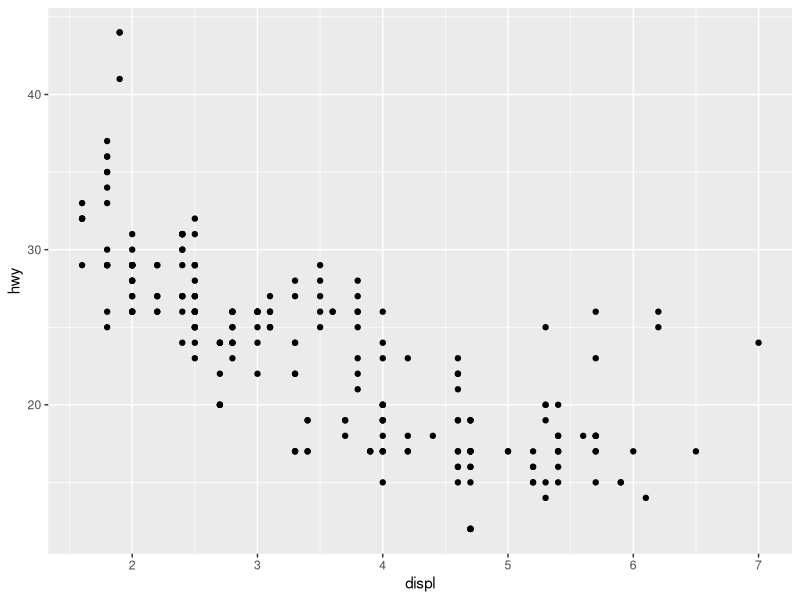
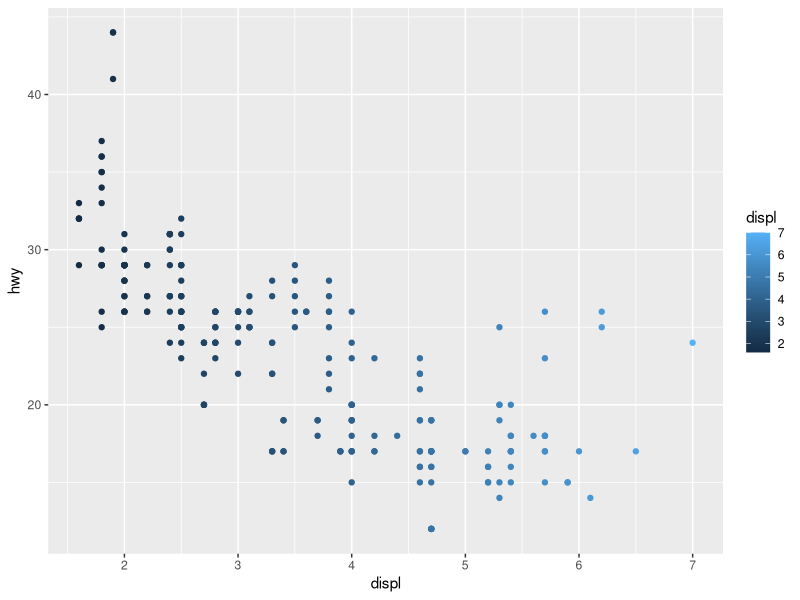
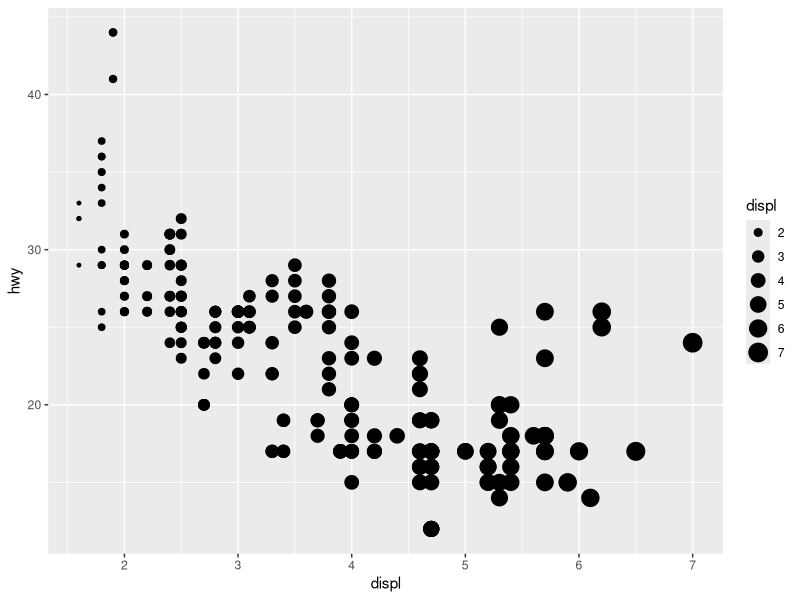
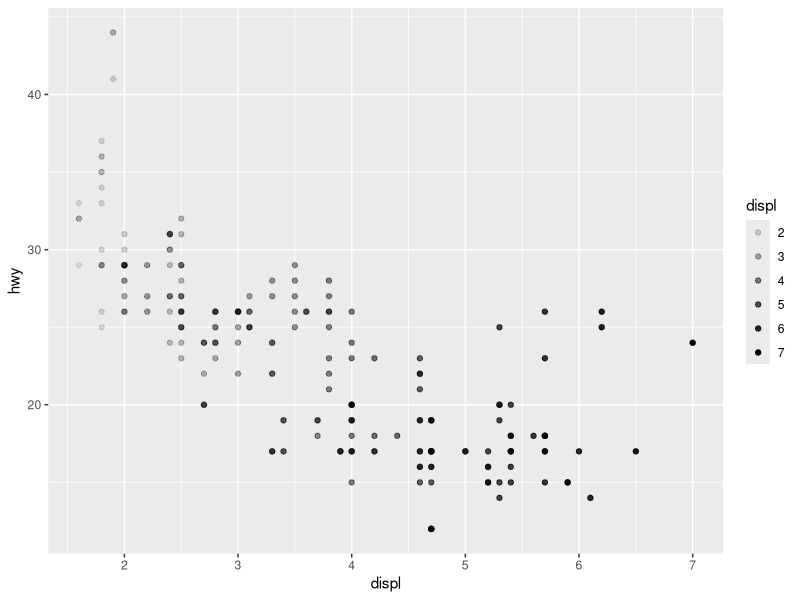

Reproduce these figures in R, in order. (Note: this script raises an error after producing the figures.)
install.packages("tidyverse")
library(tidyverse)
library(dplyr)

?mpg ## Displays information about the Dataset
ggplot(data = mpg) + ##erstellt ein Kordinatensystem für das Tibble
  geom_point(mapping = aes(x = displ, y = hwy)) ## Grafikebene von Bildpunkten wird hinzugefügt, basierend auf die ausgewählten Variablen des Tibbles

ggplot(data = mpg) + 
  geom_point(mapping = aes(x = displ, y = hwy, color = displ))##color ändert die Farbe der Bildpunkte orientiert an der Vorgabe einer nominalen Variable

ggplot(data = mpg) + 
  geom_point(mapping = aes(x = displ, y = hwy, size = displ))

ggplot(data = mpg) + 
  geom_point(mapping = aes(x = displ, y = hwy, alpha = displ))

ggplot(data = mpg) + 
  geom_point(mapping = aes(x = displ, y = hwy, shape = displ))


ggplot(data = mpg) + 
  geom_point(mapping = aes(x = displ, y = hwy)) +
  facet_grid(drv ~ .)

ggplot(data = mpg) + 
  geom_point(mapping = aes(x = displ, y = hwy)) +
  facet_grid(cyl ~ .)

ggplot(data = mpg) + 
  geom_point(mapping = aes(x = displ, y = hwy)) + 
  facet_grid(drv ~ cyl)

ggplot(data = mpg) + 
  geom_smooth(mapping = aes(x = displ, y = hwy))

ggplot(data = mpg) + 
  geom_smooth(mapping = aes(x = displ, y = hwy, linetype = drv))
ggplot(data = mpg) + 
  geom_point(mapping = aes(x = displ, y = hwy, color=class)) +
  geom_smooth(mapping = aes(x = displ, y = hwy, linetype=class))+
  facet_wrap(~class)

### Statistische Transformation
ggplot(data = diamonds) + 
  geom_bar(mapping = aes(x = cut))

ggplot(data = diamonds) + 
  stat_count(mapping = aes(x = cut))

ggplot(data = diamonds) + 
  geom_bar(mapping = aes(x = cut, y = after_stat(prop), group = 1))

ggplot(data = diamonds) + 
  stat_summary(
    mapping = aes(x = cut, y = depth),
    fun.min = min,
    fun.max = max,
    fun = median
  )

?stat_summary()

ggplot(data = diamonds) + 
  geom_bar(mapping = aes(x = cut, y = after_stat(prop)))
ggplot(data = diamonds) + 
  geom_bar(mapping = aes(x = cut, fill = color, y = after_stat(prop), group=1))

ggplot(data = diamonds) + 
  geom_bar(mapping = aes(x = cut, fill = clarity), position = "fill")

ggplot(data = mpg, mapping = aes(x = cty, y = hwy)) + 
  geom_point(position = "jitter")

bar <- ggplot(data = diamonds) + 
  geom_bar(
    mapping = aes(x = cut, fill = cut), 
    show.legend = FALSE,
    width = 1
  ) + 
  theme(aspect.ratio = 1) +
  labs(x = NULL, y = NULL)

bar + coord_flip()
bar + coord_polar()

smaller <- diamonds %>% filter(carat < 3)
ggplot(data = smaller, mapping = aes(x = carat, colour = cut)) +
  geom_freqpoly(binwidth = 0.1)


ggplot(data = mpg) +
  geom_boxplot(mapping = aes(x = reorder(class, hwy, FUN = median), y = hwy)) ### Mit Neusortierung

diamonds %>% 
  count(color, cut) %>%  
  ggplot(mapping = aes(x = color, y = cut)) +
  geom_tile(mapping = aes(fill = n))


ggplot(data = smaller) +
  geom_bin2d(mapping = aes(x = carat, y = price))

# install.packages("hexbin")
ggplot(data = smaller) +
  geom_hex(mapping = aes(x = carat, y = price))


library(modelr)


###Modellierung vornehmen
mod <- lm(log(price) ~ log(carat), data = diamonds)

diamonds2 <- diamonds %>% 
  add_residuals(mod) %>% 
  mutate(resid = exp(resid))

ggplot(mpg,aes(displ, cty)) + geom_point()
ggplot(data = diamonds2) + 
  geom_point(mapping = aes(x = carat, y = resid))

ggplot(data = mpg, mapping = aes(x = manufacturer, fill = class)) + 
  geom_bar(alpha = 0.3, position = "dodge")

ggplot(economics,aes(date,unemploy)) + 
  line()

ggplot(economics,aes(date,unemploy)) + geom_line()
